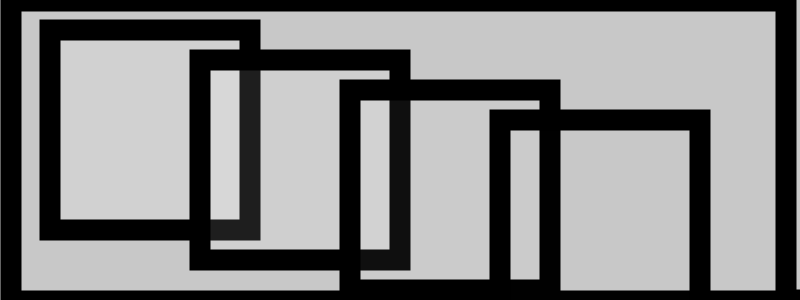
Frame 1 (no input)
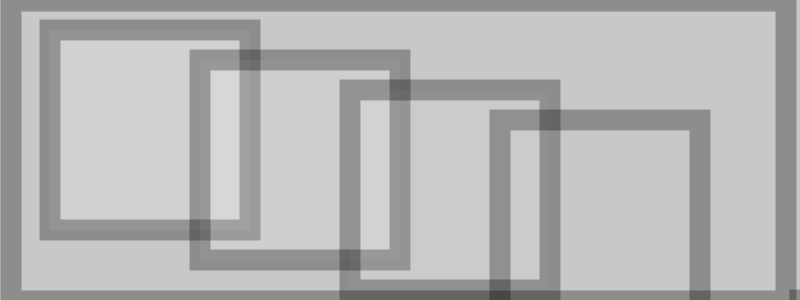
Frame 60 (no input)
Frame 120 (the mouse pressed at the canvas centre since frame 60): identical to frame 60, image omitted

The p5.js sketch that drew these frames (run headless with seeded random() and noise() and a simulated clock; from frame 60 on, the mouse is pressed at the canvas centre):

// p5.js sketch
// ── sketch.js
//java2js_icon_case_study ... check email ...think there was a notification ...no go

//wow...from java to hack way into editing and writing in javascript p5.js lol cloned icon_in_java_sketch_210718b Processing 3.5.4 


var i = 0; 
var j =0;
 
function setup() {  // this is run once.   
    
    // set the background color
    background(0);
    
    // canvas size (Variable aren't evaluated. Integers only, please.)
    createCanvas(800,300); 
      
    // smooth edges
    smooth(10);
 
    
    // set the width of the line. 
    strokeWeight(21);
} 
 
function draw() {  // this is run repeatedly.  
  
    // to play if want in function draw. is already set up static above.    background(220);
 
  // Math.floor(Math.random() * 5) + 1;  // random integer, from 1 to 5
  
// 
  
    squareSize = Math.floor(Math.random() * 200) + 1; // random integer, from 1 to 100;
 
    // background(137,198,240);
    background(200);
    rect(800,300,400,300);
  
    fill(255,0); 
    // rect(200,1,squareSize,squareSize);
    rect(11,1,775,300);
    // rect(400,1,400,150);
    //rect(100,100,random(100),random(100)); don't use, is JAVA
  
    fill(255,40);
    rect(50,30,200,200);
  
    fill(255,30);
    rect(200,60,200,200);
  
    fill(255,15);
    rect(350,90,200,200);
  
    fill(255,1);
    rect(500,120,200,200);
    
    // fill(0,50);
    // ellipse(250,150,200,200);
    // ellipse(400,150,200,200);
    // ellipse(550,150,200,200);
    // ellipse(700,150,200,200);
  
//     fill(100,0,100,50);
//     triangle(200,200,200,200,200,200);
    
 
 //   // set the color
    stroke(random(0), random(0), random(0), 75);
    
   // // draw the line
    //line(i, 0, random(0, width), height); don't use, is JAVA
    
    
    // move over a pixel
    if (i < width) {
        i++;
    } else {
        i = 0; 
    } 
}





// editor.p5js.org?alejSala using web editor 1st time in p5 ... desktop only used Java to code 
// function setup() {
//   createCanvas(400, 400);
// }

// function draw() {
//   background(220);
// }
// ── style.css
html, body {
  margin: 0;
  padding: 0;
	p {
    margin: 10px 0;
    padding: 5px;
    border: 1px solid #999;
}
	
<style>
.rainbow-text {
	font-family: 'Comic Sans MS';
	font-weight: bold;
	font-size: 50px;
	text-shadow: #A3A3A3 1px 1px 1px;
}
.rainbow-text .block-line > span {
	display: inline-block;
}
span.block-line > span span {
	background-image: linear-gradient(90deg,#f00,#ff2b00,#f50,#ff8000,#fa0,#ffd500,#ff0,#d4ff00,#af0,#80ff00,#5f0,#2bff00,#0f0,#00ff2b,#0f5,#00ff80,#0fa,#00ffd5,#0ff,#00d4ff,#0af,#007fff,#05f,#002bff,#00f,#2a00ff,#50f,#7f00ff,#a0f,#d400ff,#f0f,#ff00d4,#f0a);
	color: #0000;
	-webkit-background-clip: text;
	background-clip: text;
}
</style>
  

canvas {
  display: block;
  <style>
.rainbow-text {
	font-family: 'Comic Sans MS';
	font-weight: bold;
	font-size: 50px;
	text-shadow: #A3A3A3 1px 1px 1px;
}
.rainbow-text .block-line > span {
	display: inline-block;
}
span.block-line > span span {
	background-image: linear-gradient(90deg,#f00,#ff2b00,#f50,#ff8000,#fa0,#ffd500,#ff0,#d4ff00,#af0,#80ff00,#5f0,#2bff00,#0f0,#00ff2b,#0f5,#00ff80,#0fa,#00ffd5,#0ff,#00d4ff,#0af,#007fff,#05f,#002bff,#00f,#2a00ff,#50f,#7f00ff,#a0f,#d400ff,#f0f,#ff00d4,#f0a);
	color: #0000;
	-webkit-background-clip: text;
	background-clip: text;
}

</style>
}
